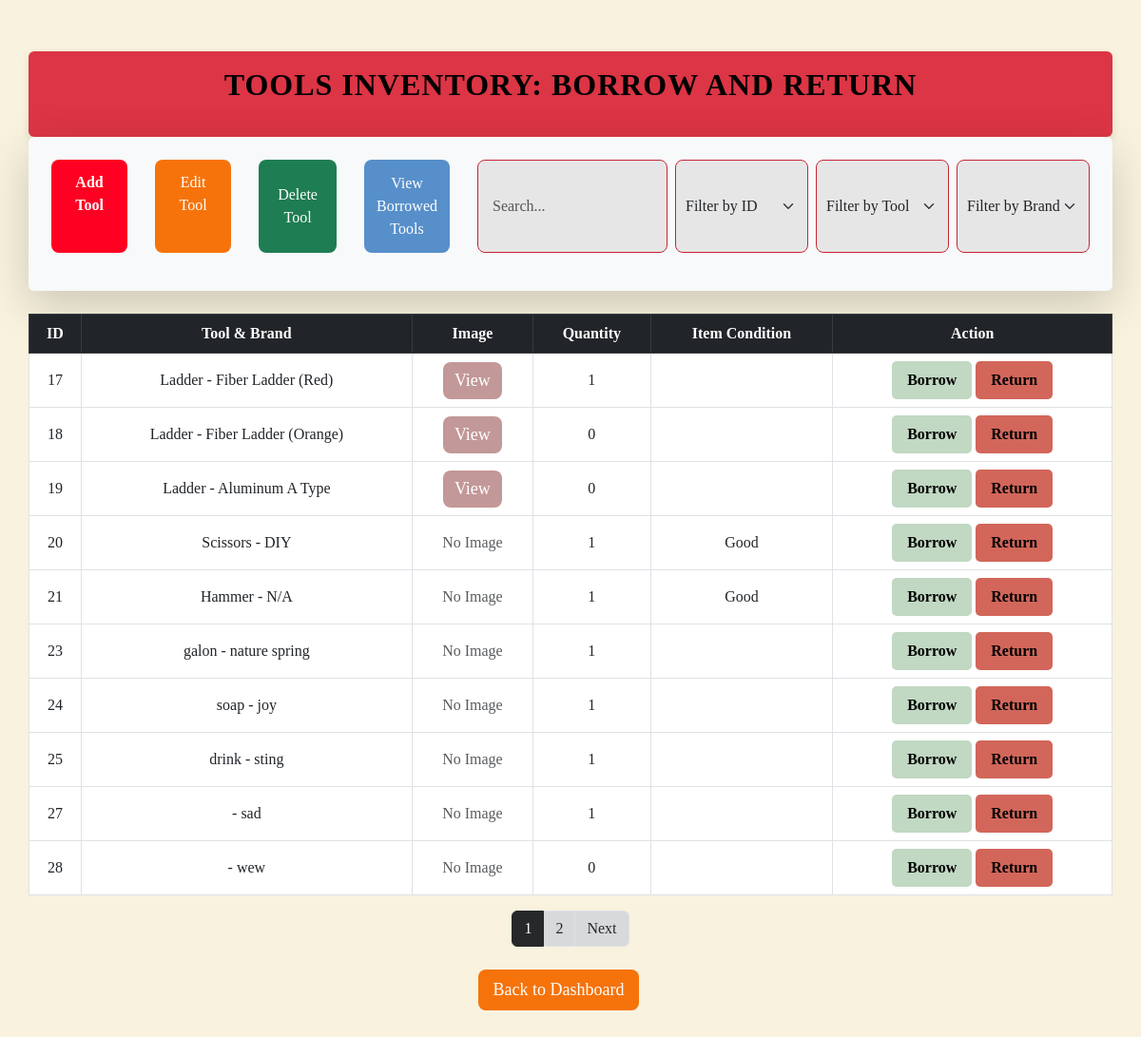
The page /Tools.php (signed in) on the database its author committed.
### tables this page shows
CREATE TABLE `tools` (
  `id` int(11) NOT NULL,
  `tool_name` varchar(255) NOT NULL,
  `brand` varchar(100) NOT NULL,
  `image` varchar(255) DEFAULT NULL,
  `quantity` int(11) NOT NULL CHECK (`quantity` >= 0),
  `item_condition` varchar(255) DEFAULT NULL,
  `status` enum('Available','Borrowed') DEFAULT 'Available'
);

### Tools.php (the view, shortened to what this page needs)
<?php
include 'db.php';
$query = "SELECT * FROM tools";
$result = mysqli_query($conn, $query);
?>
<!DOCTYPE html>
<html lang="en">
<head>
    <link rel="stylesheet" href="https://cdn.jsdelivr.net/npm/bootstrap@5.3.0/dist/css/bootstrap.min.css">
    <link rel="stylesheet" href="tools.css">
</head>
<body>
    <div class="container mt-4">
        <header class="text-center bg-danger text-white py-3 rounded">
            <h2>TOOLS INVENTORY: BORROW AND RETURN</h2>
        </header>
        <div class="main-content p-4 bg-light rounded shadow-lg">
            <div class="d-flex justify-content-start gap-1 mb-3">
                <a href="add_tools.php" class="btn btn-primary">Add Tool</a>
                <a href="edit_tools.php" class="btn btn-secondary">Edit Tool</a>
                <button class="btn btn-third" data-bs-toggle="modal" data-bs-target="#deleteToolModal">Delete Tool</button>
                <a href="borrowed_tools.php" class="btn btn-fourth btn-lg">View Borrowed Tools</a>
                <div class="ms-auto d-flex gap-2">
    <input type="text" id="searchBar" class="form-control" placeholder="Search...">
    <select id="filterID" class="form-select">
        <option value="">Filter by ID</option>
    </select>
    <select id="filterTool" class="form-select">
        <option value="">Filter by Tool</option>
    </select>
    <select id="filterBrand" class="form-select">
        <option value="">Filter by Brand</option>
    </select>
</div>
</div>
            </div>
            <?php
$limit = 10;
$page = isset($_GET['page']) ? (int)$_GET['page'] : 1;
$page = max($page, 1);
$offset = ($page - 1) * $limit;
$totalToolsQuery = $conn->query("SELECT COUNT(*) as total FROM tools");
$totalTools = $totalToolsQuery->fetch_assoc()['total'];
$totalPages = ceil($totalTools / $limit);
$toolsQuery = $conn->query("SELECT * FROM tools LIMIT $limit OFFSET $offset");
$tools = $toolsQuery->fetch_all(MYSQLI_ASSOC);
?>
<br>
<table class="table table-bordered text-center align-middle">
    <thead class="table-dark">
        <tr>
            <th>ID</th>
            <th>Tool & Brand</th>
            <th>Image</th>
            <th>Quantity</th>
            <th>Item Condition</th>
            <th>Action</th>
        </tr>
    </thead>
    <tbody>
    <?php foreach ($tools as $row) : ?>
        <tr>
            <td><?= htmlspecialchars($row['id']); ?></td>
            <td><?= htmlspecialchars($row['tool_name'] . ' - ' . $row['brand']); ?></td>
            <td>
                <?php if (!empty($row['image'])) { ?>
                    <button class="btn btn-sixth view-image" data-bs-toggle="modal" data-bs-target="#imageModal" data-img="<?= htmlspecialchars($row['image']); ?>">View</button>
                <?php } else { ?>
                    <span class="text-muted" title="No image available">No Image</span>
                <?php } ?>
            </td>
            <td><?= htmlspecialchars($row['quantity']); ?></td>
            <td><?= htmlspecialchars($row['item_condition'] ?? ''); ?></td>
            <td>
                <a href="borrow_btn.php?tool_id=<?= $row['id']; ?>&tool_name=<?= urlencode($row['tool_name']); ?>&brand=<?= urlencode($row['brand']); ?>">Borrow</a>
                <a href="return.php?tool_id=<?= $row['id']; ?>&tool_name=<?= urlencode($row['tool_name']); ?>&brand=<?= urlencode($row['brand']); ?>">Return</a>
            </td>
        </tr>
    <?php endforeach; ?>
    </tbody>
</table>
<nav>
    <ul class="pagination justify-content-center">
        <?php for ($i = 1; $i <= $totalPages; $i++): ?>
            <li class="page-item <?= $i == $page ? 'active' : ''; ?>">
                <a class="page-link" href="?page=<?= $i; ?>"><?= $i; ?></a>
            </li>
        <?php endfor; ?>
        <?php if ($page < $totalPages): ?>
            <li class="page-item">
                <a class="page-link" href="?page=<?= $page + 1; ?>">Next</a>
            </li>
        <?php endif; ?>
    </ul>
</nav>
            <div class="text-center mt-4">
                <a href="dashboard.php" class="btn btn-fifth btn-lg">Back to Dashboard</a>
            </div>
        </div>
</body>
</html>

### tools.css (style rules this page uses)
body { font-family: 'Baskerville Old Face'; background-color: #f8f2de !important; padding: 20px; color: #333; }
.container { max-width: 1500px; margin: 0 auto; padding: 10px; }
header { background-color: #dc3545; color: white; padding: 20px 15px; border-radius: 8px; box-shadow: 0 4px 10px rgba(0, 0, 0, 0.1); }
h2 { text-align: center; font-size: 2em; color: #000000; margin-bottom: 20px; letter-spacing: 1px; text-transform: uppercase; font-weight: bold; }
a[href^="borrow_btn.php"] { display: inline-block; background-color: #C1D8C3; color: black; padding: 8px 16px; text-decoration: none; border-radius: 5px; font-weight: bold; transition: background 0.3s ease; }
a[href^="return.php"] { display: inline-block; background-color: #D2665A; color: black; padding: 8px 16px; text-decoration: none; border-radius: 5px; font-weight: bold; transition: background 0.3s ease; }
#searchBar { padding: 10px 15px; font-size: 16px; width: 200px; box-sizing: border-box; border-radius: 8px; border: 1px solid #C82333; transition: 0.3s ease; background-color: #e7e6e6; background-clip: padding-box; }
.page-link { background-color: #d8d9da; color: #272829; }
.pagination .page-item.active .page-link { background-color: #272829; border-color: #272829; color: #fff; }
#filterID, #filterTool, #filterBrand { width: 140px; }
.form-select:last-child { margin-right: 0; }
.form-select { padding: 10px; border-radius: 8px; border: 1px solid #C82333; transition: 0.3s ease; background-color: #e7e6e6; background-clip: padding-box; }
.btn-primary { background-color: #fe0022; border: none; padding: 12px; margin-right: 25px; font-size: 16px; font-weight: bold; width: 100%; border-radius: 8px; transition: 0.3s ease; }
.btn-secondary { background-color: #f6730b !important; padding: 12px; font-size: 16px; width: 100%; border-radius: 8px; transition: 0.3s ease; margin-right: 25px; border: none; }
.btn-third { background-color: #1f7d53 !important; padding: 12px; font-size: 16px; width: 100%; border-radius: 8px; transition: 0.3s ease; margin-right: 25px; color: white; }
.btn-fourth { background-color: #578FCA !important; padding: 12px; font-size: 16px; width: 100%; border-radius: 8px; transition: 0.3s ease; margin-right: 25px; color: white; }
.btn-fifth { background-color: #f6730b !important; font-size: 18px; border-radius: 8px; transition: 0.3s ease; margin-right: 25px; border: none; color: white; }
.btn-sixth { background-color: #C39898 !important; font-size: 18px; border-radius: 8px; transition: 0.3s ease; border: none; color: white; }

### rows shown on the page
tools: id "17", tool_name+brand "Ladder - Fiber Ladder (Red)", quantity "1"
tools: id "18", tool_name+brand "Ladder - Fiber Ladder (Orange)", quantity "0"
tools: id "19", tool_name+brand "Ladder - Aluminum A Type", quantity "0"
tools: id "20", tool_name+brand "Scissors - DIY", shows "No Image", quantity "1", item_condition "Good"
tools: id "21", tool_name+brand "Hammer - N/A", image "No Image", quantity "1", item_condition "Good"
tools: id "23", tool_name+brand "galon - nature spring", shows "No Image", quantity "1"
tools: id "24", tool_name+brand "soap - joy", shows "No Image", quantity "1"
tools: id "25", tool_name+brand "drink - sting", shows "No Image", quantity "1"
tools: id "27", tool_name+brand "- sad", shows "No Image", quantity "1"
tools: id "28", tool_name+brand "- wew", shows "No Image", quantity "0"
